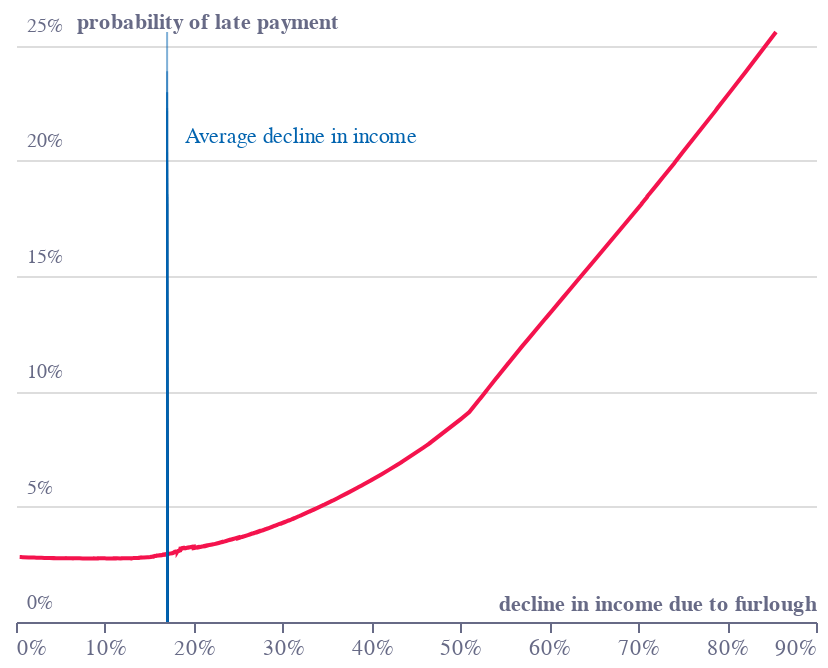

Notebook source saved alongside this figure:
### Code cell
base = (
    alt.Chart(f2)
    .encode(
        x=alt.X(
            "x:Q",
            title="",
            axis=alt.Axis(
                grid=False,
                title="decline in income due to furlough",
                titleAnchor="end",
                titleY=-15,
                labelFontSize=11,
                format=".0%",
                labelColor=colors["eco-gray"],
                titleColor=colors["eco-gray"],
                tickColor=colors["eco-gray"],
                domainColor=colors["eco-gray"],
            ),
        ),
        y=alt.Y(
            "y:Q",
            title="",
            axis=alt.Axis(
                title="probability of late payment",
                domain=False,
                ticks=False,
                labelAlign="left",
                labelBaseline="middle",
                labelPadding=-5,
                labelOffset=-10,
                titleX=30,
                titleY=5,
                titleAngle=0,
                titleFontSize=11,
                titleAlign="left",
                labelColor=colors["eco-gray"],
                titleColor=colors["eco-gray"],
                tickColor=colors["eco-gray"],
                domainColor=colors["eco-gray"],
                tickCount=5,
                format=".0%",
            ),
        ),
    )
    .transform_calculate(x="datum.reduction/100")
    .transform_calculate(y="datum.default/100")
)
line = base.mark_line(color=colors["eco-dot"])
rule = (
    base.mark_rule(color=colors["eco-mid-blue"], opacity=0.5)
    .encode(x="r:Q")
    .transform_calculate(r="0.17")
)
text = (
    base.mark_text(color=colors["eco-mid-blue"],align='left')
    .encode(x="rx:Q", y="ry:Q", text="rt:N")
    .transform_calculate(rx="0.19")
    .transform_calculate(ry="0.21")
    .transform_calculate(rt='"Average decline in income"')
    .transform_filter('datum.reduction<0.42')
)
layer1 = (
    (line + rule + text)
    .configure_view(stroke=None)
    .properties(title="")
    .properties(height=300, width=400)
)
layer1.save("visualisation/" + f + ".json")
layer1.save("visualisation/" + f + ".png")
open("README.md", "a").write(readme)
layer1

### Figure 1 — Vega-Lite specification as saved in the notebook (floating-point values rounded to 4 significant figures; data arrays with more than 128 entries replaced by an {"elided": "..."} marker saying what was removed)
{"config": {"view": {"continuousWidth": 400, "continuousHeight": 300, "stroke": null}}, "layer": [{"mark": {"type": "line", "color": "#F4134D"}, "encoding": {"x": {"type": "quantitative", "axis": {"domainColor": "#676A86", "format": ".0%", "grid": false, "labelColor": "#676A86", "labelFontSize": 11, "tickColor": "#676A86", "title": "decline in income due to furlough", "titleAnchor": "end", "titleColor": "#676A86", "titleY": -15}, "field": "x", "title": ""}, "y": {"type": "quantitative", "axis": {"domain": false, "domainColor": "#676A86", "format": ".0%", "labelAlign": "left", "labelBaseline": "middle", "labelColor": "#676A86", "labelOffset": -10, "labelPadding": -5, "tickColor": "#676A86", "tickCount": 5, "ticks": false, "title": "probability of late payment", "titleAlign": "left", "titleAngle": 0, "titleColor": "#676A86", "titleFontSize": 11, "titleX": 30, "titleY": 5}, "field": "y", "title": ""}}, "transform": [{"calculate": "datum.reduction/100", "as": "x"}, {"calculate": "datum.default/100", "as": "y"}]}, {"mark": {"type": "rule", "color": "#0063AF", "opacity": 0.5}, "encoding": {"x": {"type": "quantitative", "field": "r"}, "y": {"type": "quantitative", "axis": {"domain": false, "domainColor": "#676A86", "format": ".0%", "labelAlign": "left", "labelBaseline": "middle", "labelColor": "#676A86", "labelOffset": -10, "labelPadding": -5, "tickColor": "#676A86", "tickCount": 5, "ticks": false, "title": "probability of late payment", "titleAlign": "left", "titleAngle": 0, "titleColor": "#676A86", "titleFontSize": 11, "titleX": 30, "titleY": 5}, "field": "y", "title": ""}}, "transform": [{"calculate": "datum.reduction/100", "as": "x"}, {"calculate": "datum.default/100", "as": "y"}, {"calculate": "0.17", "as": "r"}]}, {"mark": {"type": "text", "align": "left", "color": "#0063AF"}, "encoding": {"text": {"type": "nominal", "field": "rt"}, "x": {"type": "quantitative", "field": "rx"}, "y": {"type": "quantitative", "field": "ry"}}, "transform": [{"calculate": "datum.reduction/100", "as": "x"}, {"calculate": "datum.default/100", "as": "y"}, {"calculate": "0.19", "as": "rx"}, {"calculate": "0.21", "as": "ry"}, {"calculate": "\"Average decline in income\"", "as": "rt"}, {"filter": "datum.reduction<0.42"}]}], "data": {"name": "data-e6fec78e0c97b1f4427b6b7686000bed"}, "height": 300, "title": "", "width": 400, "$schema": "https://vega.github.io/schema/vega-lite/v4.8.1.json", "datasets": {"data-e6fec78e0c97b1f4427b6b7686000bed": {"elided": "570 records"}}}
